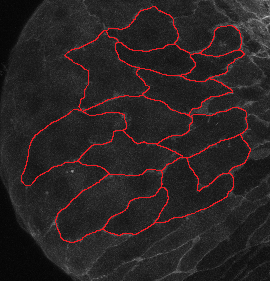
#> input picture data/52hpf cell size - Copy.tif, 270 x 281 px; its folder holds only this picture in this run
$ python -i carma_stats.py   (imports and definitions only)
#> lines starting #> are read from the running program, lines starting #| are printed output that depends on the picture
"""
CARMA — analysis module for everything except FFT/dominance.

Covers analyses A2–A5 of the analysis plan:

  A2  parameter sensitivity / identifiability   -> anova_table, tukey, plot_tornado,
                                                   plot_interaction_heatmap
  A3  boundary-free fibre density vs time       -> local_area_fraction, gap_percentiles,
                                                   plot_density_vs_time
  A4  monomer phase diagram + critical ratio    -> fit_hill, phase_grid, ratio_collapse_test,
                                                   plot_phase_diagram, plot_hill
  A5  aspect ratio (height sweep)               -> uses the A2/A3 primitives

Design notes
------------
* Everything that touches images is DIMENSION-AGNOSTIC (2D or 3D), so the ImageJ
  segmentations can be analysed as z-stacks without a second code path. Physical
  scale is passed as `scale` = units per pixel, scalar or per-axis tuple.
* No model is imported. Functions take arrays and dataframes.
* Width normalisation is offered explicitly (`normalise_width`) because raw area
  fraction is not comparable between sim and real unless fibre width matches.
* Colour convention: orange = nematic, green = quartic. The categorical pair is
  CVD-validated (worst-case protan dE 9.3, normal-vision dE 22.7). The orange sits
  below 3:1 against the surface, so every figure using it carries a legend or a
  direct label -- do not remove them.

Install
-------
    pip install numpy scipy scikit-image pandas statsmodels matplotlib tifffile

NOTE: the package is `scikit-image`, not `skimage`. `skimage` is the IMPORT name;
`pip install skimage` pulls a dummy placeholder package that fails on purpose with
"Please install the `scikit-image` package (instead of `skimage`)".

If pip reports an externally-managed environment, either use a venv
(`python -m venv .venv && source .venv/bin/activate`) or pass
`--break-system-packages`.

Self-check after installing:
    python carma_stats.py          # expect "20/20 checks passed"
"""

from __future__ import annotations

import warnings
from dataclasses import dataclass, field

import numpy as np
import pandas as pd
from scipy import ndimage as ndi
from scipy.optimize import curve_fit

import matplotlib
# [1 line not run here, left out]
import matplotlib.pyplot as plt
from matplotlib.colors import LinearSegmentedColormap

# ─────────────────────────────────────────────────────────────────────────────
# PALETTE
# ─────────────────────────────────────────────────────────────────────────────

NEMATIC = "#E0961F"   # orange  — established convention
QUARTIC = "#1C9C6B"   # green   — established convention
REAL    = "#4F7CD0"   # blue    — real/observed data
SIM     = "#9B6BD0"   # purple  — simulated data

INK        = "#1a1d21"
INK_2      = "#4a5158"
INK_MUTED  = "#8b9298"
SURFACE    = "#fcfcfb"
GRID       = "#e3e5e8"

# sequential ramp, single hue, light -> dark (magnitude encoding)
SEQ = LinearSegmentedColormap.from_list(
    "carma_seq", ["#f2f6fd", "#c3d4f0", "#8fb0e2", "#5b87d1", "#3560ab", "#1d3a6e"]
)

_RC = {
    "figure.facecolor": SURFACE,
    "axes.facecolor": SURFACE,
    "axes.edgecolor": GRID,
    "axes.labelcolor": INK_2,
    "axes.titlecolor": INK,
    "axes.linewidth": 0.8,
    "axes.grid": True,
    "grid.color": GRID,
    "grid.linewidth": 0.6,
    "grid.alpha": 0.9,
    "xtick.color": INK_MUTED,
    "ytick.color": INK_MUTED,
    "xtick.labelcolor": INK_2,
    "ytick.labelcolor": INK_2,
    "text.color": INK,
    "font.size": 10,
    "legend.frameon": False,
    "lines.linewidth": 2.0,
    "lines.markersize": 5.0,
    "savefig.facecolor": SURFACE,
    "savefig.dpi": 200,
    "savefig.bbox": "tight",
}


def use_style():
    """Apply the module's rcParams. Called automatically by every plot_* function."""
    matplotlib.rcParams.update(_RC)


# [84 lines left out: functions _despine, load_imagej, not called in this run]


def binarise(img, threshold=None, method="otsu", min_object_px=0, fill_holes=False):
    """Binarise a greyscale fibre image.

    Parameters
    ----------
    img : ndarray            greyscale, any dimensionality
    threshold : float        explicit threshold; overrides `method`
    method : str             'otsu' | 'li' | 'yen' | 'mean' — used when threshold is None
    min_object_px : int      remove connected components smaller than this
    fill_holes : bool        fill enclosed holes (rarely wanted for fibres)

    Returns
    -------
    mask : bool ndarray

    NOTE: the threshold is a free knob that directly sets area fraction. Never
    report a single-threshold density curve — use `threshold_band` instead.
    """
    from skimage import filters, morphology

    img = np.asarray(img, dtype=float)
    if threshold is None:
        fn = {"otsu": filters.threshold_otsu,
              "li": filters.threshold_li,
              "yen": filters.threshold_yen,
              "mean": filters.threshold_mean}[method]
        threshold = float(fn(img))
    mask = img > threshold

    if min_object_px > 0:
        try:
            mask = morphology.remove_small_objects(mask, min_size=int(min_object_px))
        except TypeError:                      # skimage >= 2.0 renamed the kwarg
            mask = morphology.remove_small_objects(mask, int(min_object_px))
    if fill_holes:
        mask = ndi.binary_fill_holes(mask)
    return mask


# [257 lines left out: functions threshold_band, mean_fibre_width, normalise_width, tissue_mask, _sampling, local_area_fraction and 4 more, not called in this run]


@dataclass
class HillFit:
    y0: float
    ymax: float
    K: float             # critical ratio
    n: float             # Hill coefficient — the switch-vs-dial number
    K_ci: tuple = (np.nan, np.nan)
    n_ci: tuple = (np.nan, np.nan)
    r2: float = np.nan
    n_points: int = 0
    n_in_transition: int = 0
    warnings: list = field(default_factory=list)

    # [116 lines left out: functions __repr__, fit_hill, phase_grid, boundary_points, not called in this run]


@dataclass
class RatioTest:
    slope: float               # critical ratio, if the through-origin model holds
    slope_ci: tuple
    intercept: float           # free-intercept model
    intercept_ci: tuple
    intercept_frac: float      # intercept as a fraction of the swept y range
    tol: float
    r2_through_origin: float
    r2_free: float
    verdict: str
    conclusive: bool

    # [835 lines left out: functions __repr__, ratio_collapse_test, anova_table, _pretty_term, tukey, effect_ranges and 17 more, not called in this run]


def _a2_of_kappa(k):
    from scipy.special import ive
    return float(ive(1, k) / ive(0, k))


def _a4_of_kappa(k):
    from scipy.special import ive
    return float(ive(2, k) / ive(0, k))


# [614 lines left out: functions kappa_from_a4, nematic_fraction, window_dominance, dominance_map, _circ_sd_deg, window_size_scan and 8 more, not called in this run]


# [2 lines not run here, left out]

>>> import cv2
>>> picture = cv2.imread('../data/52hpf cell size - Copy.tif', cv2.IMREAD_GRAYSCALE)
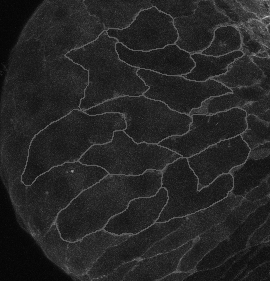
#> picture: shape (281, 270); min 4, max 206, mean 37.7
>>> result = binarise(picture)
#> in binarise, `threshold = float(fn(img))`: threshold = 54.89
#> in binarise, `mask = img > threshold`:
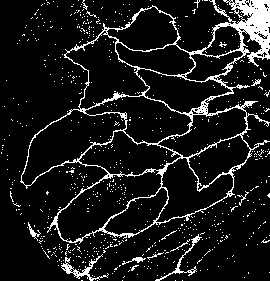
#> mask: shape (281, 270) bool; 9.9% white in thin lines or dots
